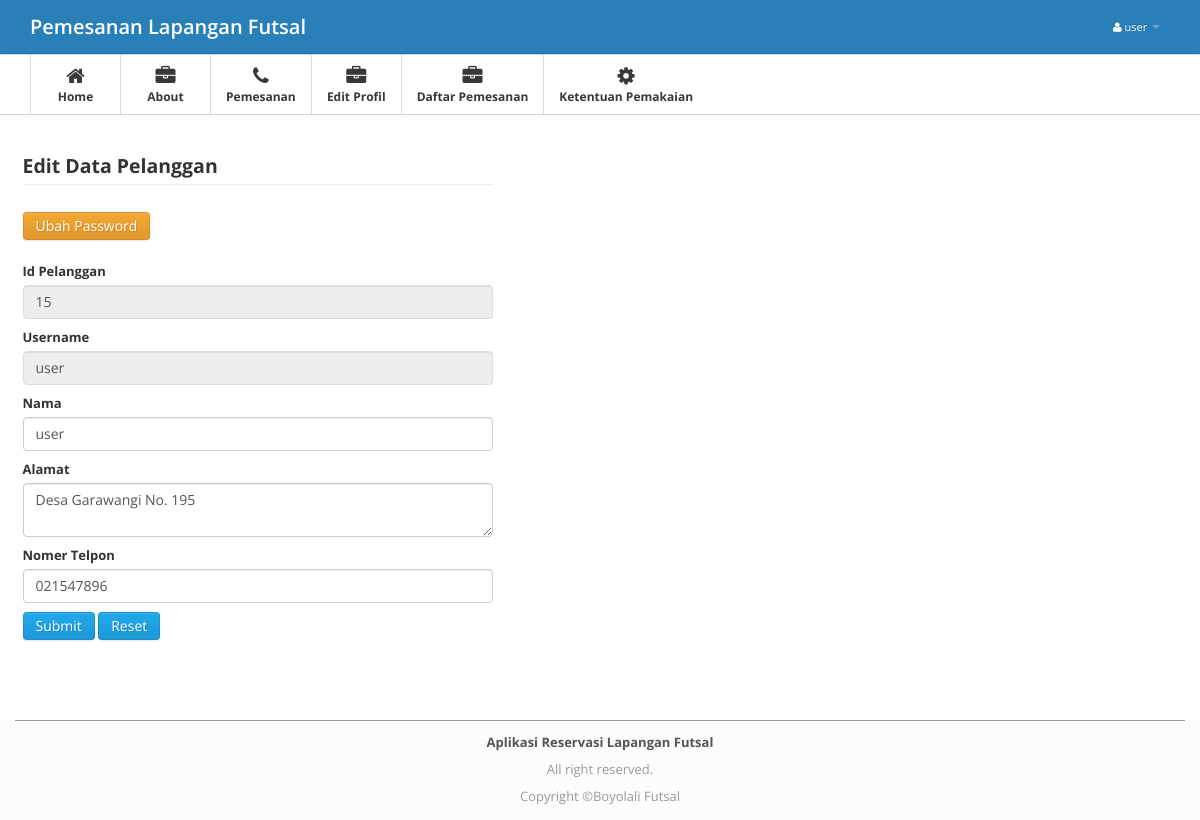
The app's page /index.php?modul=usr (signed in) with its own data.
### tables this page shows
CREATE TABLE `pelanggan` (
  `id_pelanggan` int(11) NOT NULL,
  `username` varchar(20) NOT NULL,
  `password` varchar(40) NOT NULL,
  `nama` varchar(35) NOT NULL,
  `nama_klub` varchar(30) NOT NULL,
  `email` varchar(35) NOT NULL,
  `alamat` text NOT NULL,
  `no_telpon` char(12) NOT NULL
);

CREATE TABLE `profil` (
  `id_profil` int(11) NOT NULL,
  `namafutsal` varchar(35) NOT NULL,
  `alamat` text NOT NULL,
  `kodepos` varchar(5) NOT NULL,
  `fax` char(20) NOT NULL,
  `no_hp` char(12) NOT NULL
);

### db/config.php (called while the page is built, shortened)
<?php
$zz=mysql_fetch_array(mysql_query("Select * from profil where id_profil='1'"));
$namaprofil=$zz[namafutsal];
?>

### modul/usr.php (the view, shortened to what this page needs)
<div class="main">
    <div class="main-inner">
        <div class="container">
          <div class="row">
            <div class="span5">
            <?php
                  $data=mysql_fetch_array(mysql_query("SELECT * FROM pelanggan WHERE username='$_SESSION[usernamepengunjung]'"));
                     ?>
                    <legend><b>Edit Data Pelanggan</b> </legend>
                    <form method=POST action="index.php?modul=aksi_usr" enctype='multipart/form-data'>
                       <a href="<?php echo $data['id_pelanggan']; ?>" class="btn btn-warning btn-sm" data-remote="false" data-toggle="modal" data-target="#notifpassword"> Ubah Password</a>
                       <br /><br />
                      <label class="control-label" ><b>Id Pelanggan</b></label>
                      <input name="kode" class="form-control" value="<?php echo $data['id_pelanggan']; ?>" type="text"  readonly>
                      <label class="control-label" ><b>Username</b></label>
                      <input name="username" class="form-control" value="<?php echo $data['username']; ?>" type="text"  readonly>
                      <label class="control-label" ><b>Nama</b></label>
                      <input name="nama" class="form-control" value="<?php echo $data['nama']; ?>" type="text"  required>
                      <label class="control-label" ><b>Alamat</b></label>
                      <textarea name="alamat" class="form-control" type="text" required><?php echo $data['alamat']; ?></textarea>
                      <label class="control-label" ><b>Nomer Telpon</b></label>
                      <input name="no_telpon" class="form-control" value="<?php echo $data['no_telpon']; ?>" type="tel" maxlength="15" onKeyUp="return checkInput(this);" required>
                      <input type="submit" class="btn btn-primary">
                      <input type="reset" class="btn btn-primary">
                    </form>
            </div>
        </div>
    </div>
</div>
</div>

### index.php (shortened to what this page needs)
<?php
include("db/config.php");
 ?>
<!DOCTYPE html>
<html lang="en">
<head>
<link href="ckeditor/content.css" rel="stylesheet" type="text/css"/>
<link href="css/bootstrap.css" rel="stylesheet">
<link href="css/bootstrap.min.css" rel="stylesheet">
<link href="css/bootstrap-responsive.min.css" rel="stylesheet">
<link href="css/font-awesome.css" rel="stylesheet">
<link href="css/style.css" rel="stylesheet">
<link href="css/pages/dashboard.css" rel="stylesheet">
  <link rel="stylesheet" type="text/css" href="plug/BeatPicker.min.css">
    <link rel="stylesheet" href="media/css/jquery.dataTables.css" type="text/css" />
</head>
<body>
<div class="navbar navbar-fixed-top">
  <div class="navbar-inner">
    <div class="container"><span class="icon-bar"></span><span class="icon-bar"></span> </a><a class="brand" href="index.php">
      <?php if (empty($_SESSION['namapengunjung'])){
        echo "$namaprofil";
        }else{
        echo "Pemesanan Lapangan Futsal";
    }
    ?></a>
      <div class="nav-collapse">
      <?php if (empty($_SESSION['namapengunjung'])){
        echo "";
        }else{ ?>
        <ul class="nav pull-right">
          <li class="dropdown"><a href="#" class="dropdown-toggle" data-toggle="dropdown"><i
            class="icon-user"></i> <?php echo $_SESSION['namapengunjung']; ?> <b class="caret"></b></a>
          </li>
        </ul>
        <?php } ?>
      </div>
    </div>
  </div>
</div>
<div class="subnavbar">
  <div class="subnavbar-inner">
    <div class="container">
      <?php include('menu.php'); ?>
    </div>
  </div>
</div>
<div class="main">
  <div class="main-inner">
    <div class="container">
      <div class="row">
            <?php
if(!empty($_GET['modul']))
{
  if(file_exists("modul/$_GET[modul].php"))
  {
  include("modul/$_GET[modul].php");
  } else
  {
  echo "<h2>Error !<br/>Halaman Tidak Di Temukan !</h2>";
  }
        } ?>
    </div>
  </div>
</div>
</div>
<br />
<br />
<br />
<br />
<br />
<footer class="application-footer">
            <div class="container">
                <p><b>Aplikasi Reservasi Lapangan Futsal</b></p>
                <div class="disclaimer">
                <div class="disclaimer">
                    <p>All right reserved.</p>
                    <p>Copyright ©<?php echo "$namaprofil";?></p>
                </div>
            </div>
        </footer>
</body>
</html>

### css/style.css (style rules this page uses)
.application-footer { background-color: #fcfcfc; z-index: 900; height: 100px; margin-top: -100px; clear: both; position: relative; }
.application-footer .container { padding-top: 10px; color: #555555; text-align: center; border-top: 1px solid #999999; }
.application-footer .container p { margin: 0 0 5px; }
.disclaimer { text-align: center; font-size: 11px; color: #999999; }
body { background: #FFFFFF; font: 13px/1.7em 'Open Sans'; }
p { font: 13px/1.7em 'Open Sans'; }
input, button, select, textarea { font-family: 'Open Sans'; }
.navbar .container { position: relative; }
.navbar-inner { padding: 7px 0; background: #2980b9; -moz-border-radius: 0; -webkit-border-radius: 0; border-radius: 0; }
.navbar-fixed-top { position: static; }
.navbar .nav a { font-size: 11px; }
.navbar .nav>li>a { color:#fff !important; }
.navbar .brand { font-weight: 600; position: relative; top: 2px; }
.subnavbar { margin-bottom: 2.5em; }
.subnavbar-inner { height: 60px; background: #fff; border-bottom: 1px solid #d6d6d6; }
.main { padding-bottom: 2em; border-bottom: 0px solid #000; }

### records on screen
pelanggan: kode "15", username "user", nama "user", alamat "Desa Garawangi No. 195", no_telpon "021547896"
profil: namafutsal "Boyolali Futsal"

### other values on screen
$_SESSION['namapengunjung'] "user"
